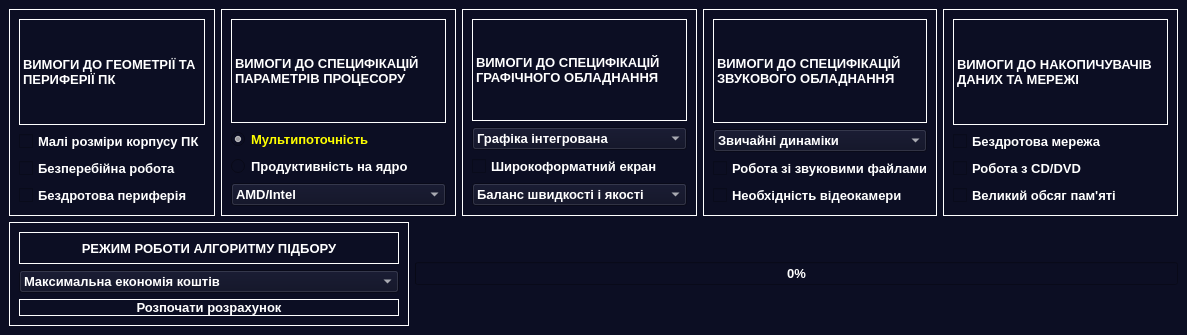
<?xml version="1.0" encoding="UTF-8"?>
<ui version="4.0">
 <class>mainWindow</class>
 <widget class="QMainWindow" name="mainWindow">
  <property name="geometry">
   <rect>
    <x>0</x>
    <y>0</y>
    <width>1187</width>
    <height>335</height>
   </rect>
  </property>
  <property name="minimumSize">
   <size>
    <width>1187</width>
    <height>335</height>
   </size>
  </property>
  <property name="maximumSize">
   <size>
    <width>1445</width>
    <height>680</height>
   </size>
  </property>
  <property name="cursor">
   <cursorShape>ArrowCursor</cursorShape>
  </property>
  <property name="acceptDrops">
   <bool>false</bool>
  </property>
  <property name="windowTitle">
   <string>PC Assembly</string>
  </property>
  <property name="windowIcon">
   <iconset resource="graph_resources.qrc">
    <normaloff>:/img/C:/Users/mx/Downloads/icon.png</normaloff>:/img/C:/Users/mx/Downloads/icon.png</iconset>
  </property>
  <property name="styleSheet">
   <string notr="true">QWidget{
background-color: rgb(12, 14, 35);
color: rgb(255, 255, 255);
} 

</string>
  </property>
  <property name="toolButtonStyle">
   <enum>Qt::ToolButtonIconOnly</enum>
  </property>
  <property name="documentMode">
   <bool>false</bool>
  </property>
  <property name="tabShape">
   <enum>QTabWidget::Rounded</enum>
  </property>
  <widget class="QWidget" name="centralWidget">
   <layout class="QVBoxLayout" name="verticalLayout_2">
    <item>
     <layout class="QGridLayout" name="settingsLayout">
      <item row="0" column="0">
       <widget class="QFrame" name="physicalFrame">
        <property name="frameShape">
         <enum>QFrame::Box</enum>
        </property>
        <layout class="QVBoxLayout" name="verticalLayout">
         <item>
          <widget class="QLabel" name="sizeLabel">
           <property name="sizePolicy">
            <sizepolicy hsizetype="Minimum" vsizetype="Minimum">
             <horstretch>0</horstretch>
             <verstretch>0</verstretch>
            </sizepolicy>
           </property>
           <property name="font">
            <font>
             <family>Segoe UI</family>
             <pointsize>10</pointsize>
             <weight>75</weight>
             <italic>false</italic>
             <bold>true</bold>
             <underline>false</underline>
             <kerning>true</kerning>
            </font>
           </property>
           <property name="mouseTracking">
            <bool>false</bool>
           </property>
           <property name="contextMenuPolicy">
            <enum>Qt::DefaultContextMenu</enum>
           </property>
           <property name="layoutDirection">
            <enum>Qt::LeftToRight</enum>
           </property>
           <property name="autoFillBackground">
            <bool>false</bool>
           </property>
           <property name="styleSheet">
            <string notr="true"/>
           </property>
           <property name="frameShape">
            <enum>QFrame::Box</enum>
           </property>
           <property name="frameShadow">
            <enum>QFrame::Plain</enum>
           </property>
           <property name="lineWidth">
            <number>1</number>
           </property>
           <property name="text">
            <string>ВИМОГИ ДО ГЕОМЕТРІЇ ТА ПЕРИФЕРІЇ ПК</string>
           </property>
           <property name="scaledContents">
            <bool>false</bool>
           </property>
           <property name="wordWrap">
            <bool>true</bool>
           </property>
          </widget>
         </item>
         <item>
          <widget class="QCheckBox" name="sizeCheckBox">
           <property name="sizePolicy">
            <sizepolicy hsizetype="Minimum" vsizetype="Fixed">
             <horstretch>0</horstretch>
             <verstretch>0</verstretch>
            </sizepolicy>
           </property>
           <property name="font">
            <font>
             <family>Segoe UI</family>
             <pointsize>10</pointsize>
             <weight>75</weight>
             <italic>false</italic>
             <bold>true</bold>
             <kerning>true</kerning>
            </font>
           </property>
           <property name="cursor">
            <cursorShape>PointingHandCursor</cursorShape>
           </property>
           <property name="tabletTracking">
            <bool>false</bool>
           </property>
           <property name="autoFillBackground">
            <bool>false</bool>
           </property>
           <property name="styleSheet">
            <string notr="true">
QCheckBox:hover {
	color: #8bdbff;
}

 QCheckBox:checked {
                color: yellow;
            }</string>
           </property>
           <property name="text">
            <string>Малі розміри корпусу ПК</string>
           </property>
           <property name="tristate">
            <bool>false</bool>
           </property>
          </widget>
         </item>
         <item>
          <widget class="QCheckBox" name="upsCheckBox">
           <property name="sizePolicy">
            <sizepolicy hsizetype="Minimum" vsizetype="Fixed">
             <horstretch>0</horstretch>
             <verstretch>0</verstretch>
            </sizepolicy>
           </property>
           <property name="font">
            <font>
             <family>Segoe UI</family>
             <pointsize>10</pointsize>
             <weight>75</weight>
             <bold>true</bold>
             <kerning>true</kerning>
            </font>
           </property>
           <property name="cursor">
            <cursorShape>PointingHandCursor</cursorShape>
           </property>
           <property name="tabletTracking">
            <bool>false</bool>
           </property>
           <property name="autoFillBackground">
            <bool>false</bool>
           </property>
           <property name="styleSheet">
            <string notr="true">QCheckBox:hover {
	color: #8bdbff;
}
 QCheckBox:checked {
                color: yellow;
            }</string>
           </property>
           <property name="text">
            <string>Безперебійна робота</string>
           </property>
           <property name="tristate">
            <bool>false</bool>
           </property>
          </widget>
         </item>
         <item>
          <widget class="QCheckBox" name="peripheralCheckBox">
           <property name="sizePolicy">
            <sizepolicy hsizetype="Minimum" vsizetype="Fixed">
             <horstretch>0</horstretch>
             <verstretch>0</verstretch>
            </sizepolicy>
           </property>
           <property name="font">
            <font>
             <family>Segoe UI</family>
             <pointsize>10</pointsize>
             <weight>75</weight>
             <italic>false</italic>
             <bold>true</bold>
             <kerning>true</kerning>
            </font>
           </property>
           <property name="cursor">
            <cursorShape>PointingHandCursor</cursorShape>
           </property>
           <property name="tabletTracking">
            <bool>false</bool>
           </property>
           <property name="autoFillBackground">
            <bool>false</bool>
           </property>
           <property name="styleSheet">
            <string notr="true">QCheckBox:hover {
	color: #8bdbff;
}
 QCheckBox:checked {
                color: yellow;
            }</string>
           </property>
           <property name="text">
            <string>Бездротова периферія</string>
           </property>
           <property name="tristate">
            <bool>false</bool>
           </property>
          </widget>
         </item>
        </layout>
       </widget>
      </item>
      <item row="0" column="1">
       <widget class="QFrame" name="cpuFrame">
        <property name="frameShape">
         <enum>QFrame::Box</enum>
        </property>
        <layout class="QVBoxLayout" name="verticalLayout_3">
         <item>
          <widget class="QLabel" name="cpuLabel">
           <property name="sizePolicy">
            <sizepolicy hsizetype="Minimum" vsizetype="Minimum">
             <horstretch>0</horstretch>
             <verstretch>0</verstretch>
            </sizepolicy>
           </property>
           <property name="font">
            <font>
             <family>Segoe UI</family>
             <pointsize>10</pointsize>
             <weight>75</weight>
             <italic>false</italic>
             <bold>true</bold>
             <underline>false</underline>
             <kerning>true</kerning>
            </font>
           </property>
           <property name="mouseTracking">
            <bool>false</bool>
           </property>
           <property name="contextMenuPolicy">
            <enum>Qt::DefaultContextMenu</enum>
           </property>
           <property name="layoutDirection">
            <enum>Qt::LeftToRight</enum>
           </property>
           <property name="autoFillBackground">
            <bool>false</bool>
           </property>
           <property name="frameShape">
            <enum>QFrame::Box</enum>
           </property>
           <property name="frameShadow">
            <enum>QFrame::Plain</enum>
           </property>
           <property name="lineWidth">
            <number>1</number>
           </property>
           <property name="text">
            <string>ВИМОГИ ДО СПЕЦИФІКАЦІЙ ПАРАМЕТРІВ ПРОЦЕСОРУ</string>
           </property>
           <property name="scaledContents">
            <bool>false</bool>
           </property>
           <property name="wordWrap">
            <bool>true</bool>
           </property>
          </widget>
         </item>
         <item>
          <widget class="QRadioButton" name="multithreadRadioButton">
           <property name="sizePolicy">
            <sizepolicy hsizetype="Minimum" vsizetype="Fixed">
             <horstretch>0</horstretch>
             <verstretch>0</verstretch>
            </sizepolicy>
           </property>
           <property name="font">
            <font>
             <family>Segoe UI</family>
             <pointsize>10</pointsize>
             <weight>75</weight>
             <italic>false</italic>
             <bold>true</bold>
             <kerning>true</kerning>
            </font>
           </property>
           <property name="cursor">
            <cursorShape>PointingHandCursor</cursorShape>
           </property>
           <property name="autoFillBackground">
            <bool>false</bool>
           </property>
           <property name="styleSheet">
            <string notr="true">QRadioButton:hover {
	color: #8bdbff;
}
 QRadioButton:checked {
                color: yellow;
            }
</string>
           </property>
           <property name="text">
            <string>Мультипоточність</string>
           </property>
           <property name="checked">
            <bool>true</bool>
           </property>
          </widget>
         </item>
         <item>
          <widget class="QRadioButton" name="coreRadioButton">
           <property name="sizePolicy">
            <sizepolicy hsizetype="Minimum" vsizetype="Fixed">
             <horstretch>0</horstretch>
             <verstretch>0</verstretch>
            </sizepolicy>
           </property>
           <property name="font">
            <font>
             <family>Segoe UI</family>
             <pointsize>10</pointsize>
             <weight>75</weight>
             <italic>false</italic>
             <bold>true</bold>
             <kerning>true</kerning>
            </font>
           </property>
           <property name="cursor">
            <cursorShape>PointingHandCursor</cursorShape>
           </property>
           <property name="autoFillBackground">
            <bool>false</bool>
           </property>
           <property name="styleSheet">
            <string notr="true">QRadioButton:hover {
	color: #8bdbff;
}
 QRadioButton:checked {
                color: yellow;
            }</string>
           </property>
           <property name="text">
            <string>Продуктивність на ядро</string>
           </property>
          </widget>
         </item>
         <item>
          <widget class="QComboBox" name="companyComboBox">
           <property name="sizePolicy">
            <sizepolicy hsizetype="Minimum" vsizetype="Fixed">
             <horstretch>0</horstretch>
             <verstretch>0</verstretch>
            </sizepolicy>
           </property>
           <property name="font">
            <font>
             <family>Segoe UI</family>
             <pointsize>10</pointsize>
             <weight>75</weight>
             <italic>false</italic>
             <bold>true</bold>
             <kerning>true</kerning>
            </font>
           </property>
           <property name="cursor">
            <cursorShape>PointingHandCursor</cursorShape>
           </property>
           <property name="autoFillBackground">
            <bool>false</bool>
           </property>
           <property name="styleSheet">
            <string notr="true">QComboBox {
background-color: rgb(12, 14, 35);}

QComboBox:hover {
	color: #8bdbff;
}

</string>
           </property>
           <property name="frame">
            <bool>true</bool>
           </property>
           <item>
            <property name="text">
             <string>AMD/Intel</string>
            </property>
           </item>
           <item>
            <property name="text">
             <string>Intel</string>
            </property>
           </item>
           <item>
            <property name="text">
             <string>AMD</string>
            </property>
           </item>
          </widget>
         </item>
        </layout>
       </widget>
      </item>
      <item row="0" column="2">
       <widget class="QFrame" name="graphicsFrame">
        <property name="frameShape">
         <enum>QFrame::Box</enum>
        </property>
        <layout class="QVBoxLayout" name="verticalLayout_4">
         <item>
          <widget class="QLabel" name="graphicsLabel">
           <property name="sizePolicy">
            <sizepolicy hsizetype="Minimum" vsizetype="Minimum">
             <horstretch>0</horstretch>
             <verstretch>0</verstretch>
            </sizepolicy>
           </property>
           <property name="font">
            <font>
             <family>Segoe UI</family>
             <pointsize>10</pointsize>
             <weight>75</weight>
             <italic>false</italic>
             <bold>true</bold>
             <underline>false</underline>
             <kerning>true</kerning>
            </font>
           </property>
           <property name="mouseTracking">
            <bool>false</bool>
           </property>
           <property name="contextMenuPolicy">
            <enum>Qt::DefaultContextMenu</enum>
           </property>
           <property name="layoutDirection">
            <enum>Qt::LeftToRight</enum>
           </property>
           <property name="autoFillBackground">
            <bool>false</bool>
           </property>
           <property name="frameShape">
            <enum>QFrame::Box</enum>
           </property>
           <property name="frameShadow">
            <enum>QFrame::Plain</enum>
           </property>
           <property name="lineWidth">
            <number>1</number>
           </property>
           <property name="text">
            <string>ВИМОГИ ДО СПЕЦИФІКАЦІЙ ГРАФІЧНОГО ОБЛАДНАННЯ</string>
           </property>
           <property name="scaledContents">
            <bool>false</bool>
           </property>
           <property name="wordWrap">
            <bool>true</bool>
           </property>
          </widget>
         </item>
         <item>
          <widget class="QComboBox" name="graphicsComboBox">
           <property name="sizePolicy">
            <sizepolicy hsizetype="Minimum" vsizetype="Fixed">
             <horstretch>0</horstretch>
             <verstretch>0</verstretch>
            </sizepolicy>
           </property>
           <property name="font">
            <font>
             <family>Segoe UI</family>
             <pointsize>10</pointsize>
             <weight>75</weight>
             <italic>false</italic>
             <bold>true</bold>
             <kerning>true</kerning>
            </font>
           </property>
           <property name="cursor">
            <cursorShape>PointingHandCursor</cursorShape>
           </property>
           <property name="autoFillBackground">
            <bool>false</bool>
           </property>
           <property name="styleSheet">
            <string notr="true">QComboBox {
background-color: rgb(12, 14, 35);}

QComboBox:hover {
	color: #8bdbff;
}
</string>
           </property>
           <item>
            <property name="text">
             <string>Графіка інтегрована</string>
            </property>
           </item>
           <item>
            <property name="text">
             <string>Графіка дискретна</string>
            </property>
           </item>
           <item>
            <property name="text">
             <string>Інтегрована + дискретна</string>
            </property>
           </item>
          </widget>
         </item>
         <item>
          <widget class="QCheckBox" name="widescreenCheckBox">
           <property name="sizePolicy">
            <sizepolicy hsizetype="Minimum" vsizetype="Fixed">
             <horstretch>0</horstretch>
             <verstretch>0</verstretch>
            </sizepolicy>
           </property>
           <property name="font">
            <font>
             <family>Segoe UI</family>
             <pointsize>10</pointsize>
             <weight>75</weight>
             <italic>false</italic>
             <bold>true</bold>
             <kerning>true</kerning>
            </font>
           </property>
           <property name="cursor">
            <cursorShape>PointingHandCursor</cursorShape>
           </property>
           <property name="autoFillBackground">
            <bool>false</bool>
           </property>
           <property name="styleSheet">
            <string notr="true">QCheckBox:hover {
	color: #8bdbff;
}
 QCheckBox:checked {
                color: yellow;
            }</string>
           </property>
           <property name="text">
            <string>Широкоформатний екран</string>
           </property>
          </widget>
         </item>
         <item>
          <widget class="QComboBox" name="matrixComboBox">
           <property name="sizePolicy">
            <sizepolicy hsizetype="Minimum" vsizetype="Fixed">
             <horstretch>0</horstretch>
             <verstretch>0</verstretch>
            </sizepolicy>
           </property>
           <property name="font">
            <font>
             <family>Segoe UI</family>
             <pointsize>10</pointsize>
             <weight>75</weight>
             <italic>false</italic>
             <bold>true</bold>
             <kerning>true</kerning>
            </font>
           </property>
           <property name="cursor">
            <cursorShape>PointingHandCursor</cursorShape>
           </property>
           <property name="autoFillBackground">
            <bool>false</bool>
           </property>
           <property name="styleSheet">
            <string notr="true">QComboBox {
background-color: rgb(12, 14, 35);}

QComboBox:hover {
	color: #8bdbff;
}
</string>
           </property>
           <item>
            <property name="text">
             <string>Баланс швидкості і якості</string>
            </property>
           </item>
           <item>
            <property name="text">
             <string>Швидкість передачі зображення</string>
            </property>
           </item>
           <item>
            <property name="text">
             <string>Якість передачі зображення</string>
            </property>
           </item>
          </widget>
         </item>
        </layout>
       </widget>
      </item>
      <item row="0" column="3">
       <widget class="QFrame" name="soundFrame">
        <property name="frameShape">
         <enum>QFrame::Box</enum>
        </property>
        <layout class="QVBoxLayout" name="verticalLayout_6">
         <item>
          <widget class="QLabel" name="soundLabel">
           <property name="sizePolicy">
            <sizepolicy hsizetype="Minimum" vsizetype="Minimum">
             <horstretch>0</horstretch>
             <verstretch>0</verstretch>
            </sizepolicy>
           </property>
           <property name="font">
            <font>
             <family>Segoe UI</family>
             <pointsize>10</pointsize>
             <weight>75</weight>
             <italic>false</italic>
             <bold>true</bold>
             <underline>false</underline>
             <kerning>true</kerning>
            </font>
           </property>
           <property name="mouseTracking">
            <bool>false</bool>
           </property>
           <property name="contextMenuPolicy">
            <enum>Qt::DefaultContextMenu</enum>
           </property>
           <property name="layoutDirection">
            <enum>Qt::LeftToRight</enum>
           </property>
           <property name="autoFillBackground">
            <bool>false</bool>
           </property>
           <property name="frameShape">
            <enum>QFrame::Box</enum>
           </property>
           <property name="frameShadow">
            <enum>QFrame::Plain</enum>
           </property>
           <property name="lineWidth">
            <number>1</number>
           </property>
           <property name="text">
            <string>ВИМОГИ ДО СПЕЦИФІКАЦІЙ ЗВУКОВОГО ОБЛАДНАННЯ</string>
           </property>
           <property name="scaledContents">
            <bool>false</bool>
           </property>
           <property name="wordWrap">
            <bool>true</bool>
           </property>
           <property name="margin">
            <number>5</number>
           </property>
          </widget>
         </item>
         <item>
          <widget class="QComboBox" name="soundCombpBox">
           <property name="sizePolicy">
            <sizepolicy hsizetype="Minimum" vsizetype="Fixed">
             <horstretch>0</horstretch>
             <verstretch>0</verstretch>
            </sizepolicy>
           </property>
           <property name="font">
            <font>
             <family>Segoe UI</family>
             <pointsize>10</pointsize>
             <weight>75</weight>
             <italic>false</italic>
             <bold>true</bold>
             <kerning>true</kerning>
            </font>
           </property>
           <property name="autoFillBackground">
            <bool>false</bool>
           </property>
           <property name="styleSheet">
            <string notr="true">QComboBox {
background-color: rgb(12, 14, 35);}

QComboBox:hover {
	color: #8bdbff;
}
</string>
           </property>
           <item>
            <property name="text">
             <string>Звичайні динаміки</string>
            </property>
           </item>
           <item>
            <property name="text">
             <string>Навушники</string>
            </property>
           </item>
           <item>
            <property name="text">
             <string>Гарнітура</string>
            </property>
           </item>
           <item>
            <property name="text">
             <string>Гарнітура + динаміки</string>
            </property>
           </item>
          </widget>
         </item>
         <item>
          <widget class="QCheckBox" name="soundcardCheckBox">
           <property name="sizePolicy">
            <sizepolicy hsizetype="Minimum" vsizetype="Fixed">
             <horstretch>0</horstretch>
             <verstretch>0</verstretch>
            </sizepolicy>
           </property>
           <property name="font">
            <font>
             <family>Segoe UI</family>
             <pointsize>10</pointsize>
             <weight>75</weight>
             <italic>false</italic>
             <bold>true</bold>
             <kerning>true</kerning>
            </font>
           </property>
           <property name="cursor">
            <cursorShape>PointingHandCursor</cursorShape>
           </property>
           <property name="autoFillBackground">
            <bool>false</bool>
           </property>
           <property name="styleSheet">
            <string notr="true">QCheckBox:hover {
	color: #8bdbff;
}
 QCheckBox:checked {
                color: yellow;
            }</string>
           </property>
           <property name="text">
            <string>Робота зі звуковими файлами</string>
           </property>
          </widget>
         </item>
         <item>
          <widget class="QCheckBox" name="webcamCheckBox">
           <property name="sizePolicy">
            <sizepolicy hsizetype="Minimum" vsizetype="Fixed">
             <horstretch>0</horstretch>
             <verstretch>0</verstretch>
            </sizepolicy>
           </property>
           <property name="font">
            <font>
             <family>Segoe UI</family>
             <pointsize>10</pointsize>
             <weight>75</weight>
             <italic>false</italic>
             <bold>true</bold>
             <kerning>true</kerning>
            </font>
           </property>
           <property name="cursor">
            <cursorShape>PointingHandCursor</cursorShape>
           </property>
           <property name="autoFillBackground">
            <bool>false</bool>
           </property>
           <property name="styleSheet">
            <string notr="true">QCheckBox:hover {
	color: #8bdbff;
}
 QCheckBox:checked {
                color: yellow;
            }</string>
           </property>
           <property name="text">
            <string>Необхідність відеокамери</string>
           </property>
          </widget>
         </item>
        </layout>
       </widget>
      </item>
      <item row="0" column="4">
       <widget class="QFrame" name="netDataFrame">
        <property name="frameShape">
         <enum>QFrame::Box</enum>
        </property>
        <layout class="QVBoxLayout" name="verticalLayout_7">
         <item>
          <widget class="QLabel" name="netDataLabel">
           <property name="sizePolicy">
            <sizepolicy hsizetype="Minimum" vsizetype="Minimum">
             <horstretch>0</horstretch>
             <verstretch>0</verstretch>
            </sizepolicy>
           </property>
           <property name="font">
            <font>
             <family>Segoe UI</family>
             <pointsize>10</pointsize>
             <weight>75</weight>
             <italic>false</italic>
             <bold>true</bold>
             <underline>false</underline>
             <kerning>true</kerning>
            </font>
           </property>
           <property name="mouseTracking">
            <bool>false</bool>
           </property>
           <property name="contextMenuPolicy">
            <enum>Qt::DefaultContextMenu</enum>
           </property>
           <property name="layoutDirection">
            <enum>Qt::LeftToRight</enum>
           </property>
           <property name="autoFillBackground">
            <bool>false</bool>
           </property>
           <property name="frameShape">
            <enum>QFrame::Box</enum>
           </property>
           <property name="frameShadow">
            <enum>QFrame::Plain</enum>
           </property>
           <property name="lineWidth">
            <number>1</number>
           </property>
           <property name="text">
            <string>ВИМОГИ ДО НАКОПИЧУВАЧІВ ДАНИХ ТА МЕРЕЖІ</string>
           </property>
           <property name="scaledContents">
            <bool>false</bool>
           </property>
           <property name="wordWrap">
            <bool>true</bool>
           </property>
          </widget>
         </item>
         <item>
          <widget class="QCheckBox" name="wirelessCheckBox">
           <property name="sizePolicy">
            <sizepolicy hsizetype="Minimum" vsizetype="Fixed">
             <horstretch>0</horstretch>
             <verstretch>0</verstretch>
            </sizepolicy>
           </property>
           <property name="font">
            <font>
             <family>Segoe UI</family>
             <pointsize>10</pointsize>
             <weight>75</weight>
             <italic>false</italic>
             <bold>true</bold>
             <kerning>true</kerning>
            </font>
           </property>
           <property name="cursor">
            <cursorShape>PointingHandCursor</cursorShape>
           </property>
           <property name="autoFillBackground">
            <bool>false</bool>
           </property>
           <property name="styleSheet">
            <string notr="true">QCheckBox:hover {
	color: #8bdbff;
}
 QCheckBox:checked {
                color: yellow;
            }</string>
           </property>
           <property name="text">
            <string>Бездротова мережа</string>
           </property>
          </widget>
         </item>
         <item>
          <widget class="QCheckBox" name="opticCheckBox">
           <property name="sizePolicy">
            <sizepolicy hsizetype="Minimum" vsizetype="Fixed">
             <horstretch>0</horstretch>
             <verstretch>0</verstretch>
            </sizepolicy>
           </property>
           <property name="font">
            <font>
             <family>Segoe UI</family>
             <pointsize>10</pointsize>
             <weight>75</weight>
             <italic>false</italic>
             <bold>true</bold>
             <kerning>true</kerning>
            </font>
           </property>
           <property name="cursor">
            <cursorShape>PointingHandCursor</cursorShape>
           </property>
           <property name="autoFillBackground">
            <bool>false</bool>
           </property>
           <property name="styleSheet">
            <string notr="true">QCheckBox:hover {
	color: #8bdbff;
}
 QCheckBox:checked {
                color: yellow;
            }
</string>
           </property>
           <property name="text">
            <string>Робота з CD/DVD</string>
           </property>
          </widget>
         </item>
         <item>
          <widget class="QCheckBox" name="dataCheckBox">
           <property name="sizePolicy">
            <sizepolicy hsizetype="Minimum" vsizetype="Fixed">
             <horstretch>0</horstretch>
             <verstretch>0</verstretch>
            </sizepolicy>
           </property>
           <property name="font">
            <font>
             <family>Segoe UI</family>
             <pointsize>10</pointsize>
             <weight>75</weight>
             <italic>false</italic>
             <bold>true</bold>
             <kerning>true</kerning>
            </font>
           </property>
           <property name="cursor">
            <cursorShape>PointingHandCursor</cursorShape>
           </property>
           <property name="autoFillBackground">
            <bool>false</bool>
           </property>
           <property name="styleSheet">
            <string notr="true">QCheckBox:hover {
	color: #8bdbff;
}
 QCheckBox:checked {
                color: yellow;
            }</string>
           </property>
           <property name="text">
            <string>Великий обсяг пам'яті</string>
           </property>
          </widget>
         </item>
        </layout>
       </widget>
      </item>
     </layout>
    </item>
    <item>
     <layout class="QHBoxLayout" name="algorithmLayout">
      <item>
       <widget class="QFrame" name="modeFrame">
        <property name="maximumSize">
         <size>
          <width>400</width>
          <height>16777215</height>
         </size>
        </property>
        <property name="frameShape">
         <enum>QFrame::Box</enum>
        </property>
        <layout class="QVBoxLayout" name="verticalLayout_1">
         <item>
          <widget class="QLabel" name="modeLabel">
           <property name="sizePolicy">
            <sizepolicy hsizetype="Minimum" vsizetype="Minimum">
             <horstretch>0</horstretch>
             <verstretch>0</verstretch>
            </sizepolicy>
           </property>
           <property name="font">
            <font>
             <family>Segoe UI</family>
             <pointsize>10</pointsize>
             <weight>75</weight>
             <italic>false</italic>
             <bold>true</bold>
             <kerning>true</kerning>
            </font>
           </property>
           <property name="layoutDirection">
            <enum>Qt::LeftToRight</enum>
           </property>
           <property name="autoFillBackground">
            <bool>false</bool>
           </property>
           <property name="frameShape">
            <enum>QFrame::Box</enum>
           </property>
           <property name="text">
            <string>РЕЖИМ РОБОТИ АЛГОРИТМУ ПІДБОРУ</string>
           </property>
           <property name="alignment">
            <set>Qt::AlignCenter</set>
           </property>
           <property name="wordWrap">
            <bool>true</bool>
           </property>
          </widget>
         </item>
         <item>
          <widget class="QComboBox" name="modeComboBox">
           <property name="sizePolicy">
            <sizepolicy hsizetype="Minimum" vsizetype="Fixed">
             <horstretch>0</horstretch>
             <verstretch>0</verstretch>
            </sizepolicy>
           </property>
           <property name="font">
            <font>
             <family>Segoe UI</family>
             <pointsize>10</pointsize>
             <weight>75</weight>
             <italic>false</italic>
             <bold>true</bold>
             <kerning>true</kerning>
            </font>
           </property>
           <property name="cursor">
            <cursorShape>PointingHandCursor</cursorShape>
           </property>
           <property name="autoFillBackground">
            <bool>false</bool>
           </property>
           <property name="styleSheet">
            <string notr="true">QComboBox {
background-color: rgb(12, 14, 35);
}


QComboBox:hover {
	color: #8bdbff;
}</string>
           </property>
           <item>
            <property name="text">
             <string>Максимальна економія коштів </string>
            </property>
           </item>
           <item>
            <property name="text">
             <string>Баланс продуктивності та ціни</string>
            </property>
           </item>
           <item>
            <property name="text">
             <string>Максимальна продуктивність</string>
            </property>
           </item>
          </widget>
         </item>
         <item>
          <widget class="QPushButton" name="algorithmButton">
           <property name="sizePolicy">
            <sizepolicy hsizetype="Minimum" vsizetype="Fixed">
             <horstretch>0</horstretch>
             <verstretch>0</verstretch>
            </sizepolicy>
           </property>
           <property name="font">
            <font>
             <family>Segoe UI</family>
             <pointsize>10</pointsize>
             <weight>75</weight>
             <italic>false</italic>
             <bold>true</bold>
             <kerning>true</kerning>
            </font>
           </property>
           <property name="cursor">
            <cursorShape>OpenHandCursor</cursorShape>
           </property>
           <property name="mouseTracking">
            <bool>false</bool>
           </property>
           <property name="autoFillBackground">
            <bool>false</bool>
           </property>
           <property name="styleSheet">
            <string notr="true">QPushButton:hover {
	color: #8bdbff;
}
QPushButton {
	border: 1px solid white;
	}

</string>
           </property>
           <property name="text">
            <string>Розпочати розрахунок</string>
           </property>
          </widget>
         </item>
        </layout>
       </widget>
      </item>
      <item>
       <widget class="QProgressBar" name="progressBar">
        <property name="sizePolicy">
         <sizepolicy hsizetype="Minimum" vsizetype="Maximum">
          <horstretch>0</horstretch>
          <verstretch>0</verstretch>
         </sizepolicy>
        </property>
        <property name="font">
         <font>
          <family>Segoe UI</family>
          <pointsize>10</pointsize>
          <weight>75</weight>
          <italic>false</italic>
          <bold>true</bold>
          <kerning>true</kerning>
         </font>
        </property>
        <property name="value">
         <number>0</number>
        </property>
        <property name="invertedAppearance">
         <bool>false</bool>
        </property>
       </widget>
      </item>
     </layout>
    </item>
   </layout>
  </widget>
 </widget>
 <resources>
  <include location="graph_resources.qrc"/>
 </resources>
 <connections/>
</ui>
